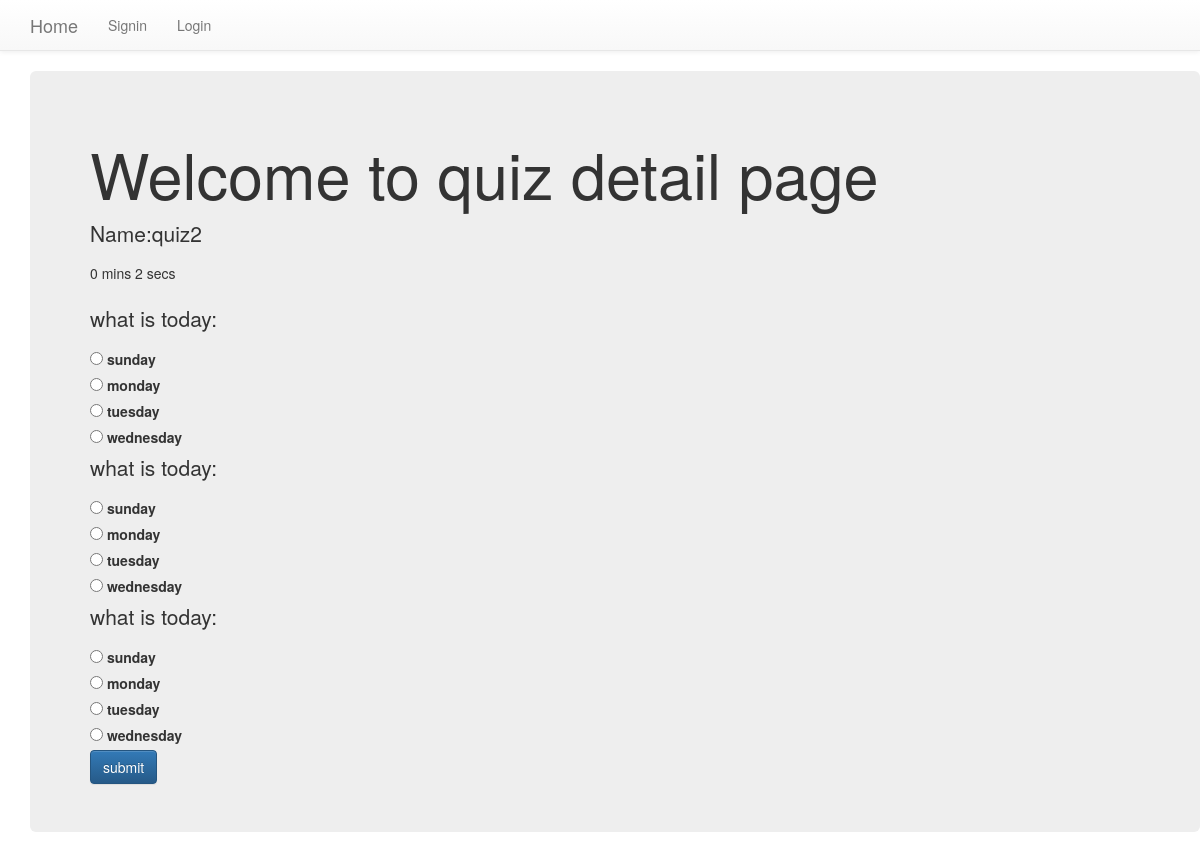
The app's page /quizstudentList/5 with its own data.
### quiz/models.py (models this page shows, shortened)
class quizz(models.Model):
    name=models.CharField(max_length=20)

class quizzQuestion(models.Model):
    quiz=models.ForeignKey(quizz,related_name="questions",on_delete=models.CASCADE)
    question=models.CharField(max_length=300,blank=False)
    option1=models.CharField(max_length=30,blank=False)
    option2=models.CharField(max_length=30,blank=False)
    option3=models.CharField(max_length=30,blank=False)
    option4=models.CharField(max_length=30,blank=False)
    ans=models.CharField(max_length=300,blank=False)

### quiz/views.py (the view)
# urls.py: url(r'^quizstudentList/(?P<pk>[-\w]+)',views.QuizStudentDetailView.as_view(),name="Detail"),
class QuizStudentDetailView(DetailView):
    context_object_name="quiz"
    model=quizz
    template_name="quizzstudent_detail.html"

### quiz/templates/quizzstudent_detail.html (shortened to what this page needs)
{% extends 'base.html' %}
{% load staticfiles %}
{% block body_block %}
<head>
</head>
<body>
<div class="container jumbotron">
    <h1>Welcome to quiz detail page </h1>
   <form action="{% url 'student:answer' %}"method="POST">
    {% if quiz %}
    <p>Name:{{quiz.name}}</p>
    <div id="timer">
    </div>
    <br>
    {% for q in quiz.questions.all %}
    <p>{{q.question}}:</p>
    <input type="radio" id="{{q.option1}}"  value="option1" name={{q.ans}}>
    <label for="option1">{{q.option1}}</label><br>
    <input type="radio" id="{{q.option2}}"  value="option2" name={{q.ans}}>
    <label for="option1">{{q.option2}}</label><br>
    <input type="radio" id="{{q.option3}}" value="option3" name={{q.ans}}>
    <label for="option1">{{q.option3}}</label><br>
    <input type="radio" id="{{q.option4}}" value="option4" name={{q.ans}}>
    <label for="option1">{{q.option4}}</label><br>
    {% endfor %}
    <input type="submit" class="btn btn-primary" value="submit">
   </form>
    {% else %}
    <h1>This quizz is empty</h1>
</table>
    {% endif %}
</div>
</body>
{% endblock %}

### records on screen
quizz: name "quiz2"
quizzQuestion: question "what is today", option1 "sunday", option2 "monday", option3 "tuesday", option4 "wednesday"
quizzQuestion: question "what is today", option1 "sunday", option2 "monday", option3 "tuesday", option4 "wednesday"
quizzQuestion: question "what is today", option1 "sunday", option2 "monday", option3 "tuesday", option4 "wednesday"
